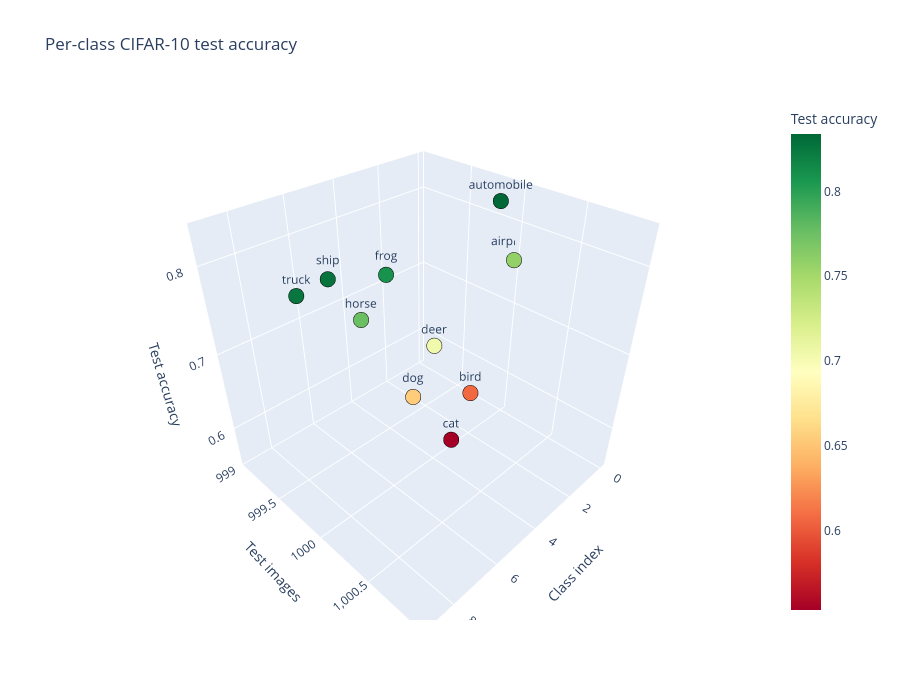

Write notebook code for a chart like this one.
### Code cell
# Each point summarizes one measured class. Height is test count, and color
# represents baseline accuracy for that class.
three_dimensional_summary = pd.DataFrame(
    {
        "Class": class_names,
        "Accuracy": per_class_accuracy,
        "Test count": confusion_matrix.sum(axis=1),
        "Index": np.arange(len(class_names)),
    }
)

fig = px.scatter_3d(
    three_dimensional_summary,
    x="Index",
    y="Test count",
    z="Accuracy",
    color="Accuracy",
    text="Class",
    color_continuous_scale="RdYlGn",
    title="Per-class CIFAR-10 test accuracy",
    labels={
        "Index": "Class index",
        "Test count": "Test images",
        "Accuracy": "Test accuracy",
    },
)

fig.update_traces(
    marker={"size": 9, "line": {"width": 1, "color": "black"}},
)
fig.update_layout(height=700)
fig.show()

### Figure 1 — Plotly figure (JSON) as saved in the notebook; plotly's stock layout.template omitted (floating-point values rounded to 4 significant figures)
{"data": [{"hovertemplate": "Class index=%{x}<br>Test images=%{y}<br>Test accuracy=%{marker.color}<br>Class=%{text}<extra></extra>", "legendgroup": "", "marker": {"color": [0.758, 0.834, 0.607, 0.553, 0.704, 0.654, 0.809, 0.776, 0.828, 0.825], "coloraxis": "coloraxis", "line": {"color": "black", "width": 1}, "size": 9, "symbol": "circle"}, "mode": "markers+text", "name": "", "scene": "scene", "showlegend": false, "text": ["airplane", "automobile", "bird", "cat", "deer", "dog", "frog", "horse", "ship", "truck"], "type": "scatter3d", "x": [0, 1, 2, 3, 4, 5, 6, 7, 8, 9], "y": [1000, 1000, 1000, 1000, 1000, 1000, 1000, 1000, 1000, 1000], "z": [0.758, 0.834, 0.607, 0.553, 0.704, 0.654, 0.809, 0.776, 0.828, 0.825]}], "layout": {"coloraxis": {"colorbar": {"title": {"text": "Test accuracy"}}, "colorscale": [[0, "rgb(165,0,38)"], [0.1, "rgb(215,48,39)"], [0.2, "rgb(244,109,67)"], [0.3, "rgb(253,174,97)"], [0.4, "rgb(254,224,139)"], [0.5, "rgb(255,255,191)"], [0.6, "rgb(217,239,139)"], [0.7, "rgb(166,217,106)"], [0.8, "rgb(102,189,99)"], [0.9, "rgb(26,152,80)"], [1, "rgb(0,104,55)"]]}, "height": 700, "legend": {"tracegroupgap": 0}, "scene": {"domain": {"x": [0, 1], "y": [0, 1]}, "xaxis": {"title": {"text": "Class index"}}, "yaxis": {"title": {"text": "Test images"}}, "zaxis": {"title": {"text": "Test accuracy"}}}, "title": {"text": "Per-class CIFAR-10 test accuracy"}}}
